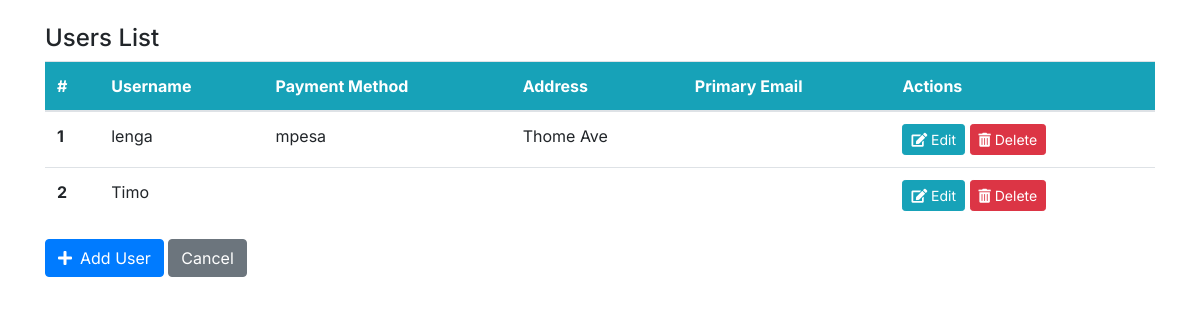
Page /users (signed in) on the earlier database version.
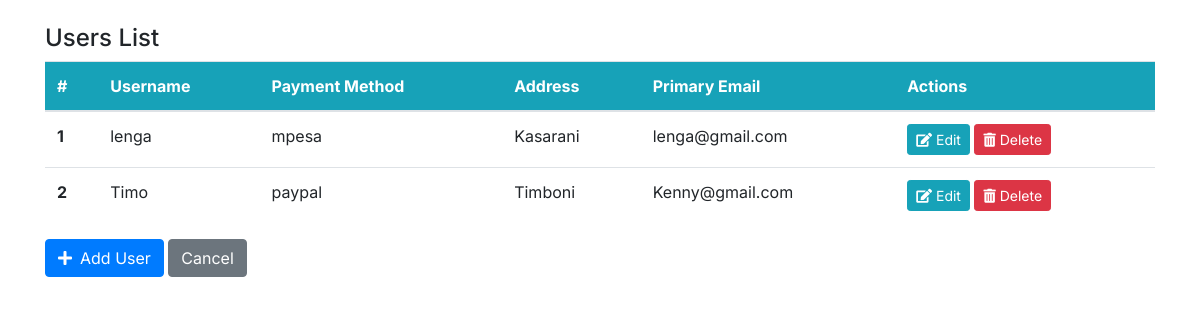
Same page on the later database version.
### main/models.py (models this page shows, shortened)
class Profile(models.Model):
    user = models.OneToOneField(User, on_delete=models.CASCADE)
    phone_number = models.IntegerField(blank=True)
    profile_img = models.ImageField(upload_to = 'profile_images/', default='blank-profile-picture.png')
    address = models.CharField(max_length=255, blank=True)
    bio = models.TextField(blank=True)
    primary_email = models.EmailField(max_length=255, blank=True)
    secondary_email = models.EmailField(max_length=255, blank=True)
    PAYMENT_METHOD_CHOICES = (
        ('mpesa', 'Mpesa'),
        ('paypal', 'PayPal'),
    )
    payment_method = models.CharField(max_length=10, choices=PAYMENT_METHOD_CHOICES, blank=True)
    GENDER_CHOICES = (
        ('male', 'Male'),
        ('female', 'Female'),
        ('other', 'Other'),
    )
    gender = models.CharField(max_length=10, choices=GENDER_CHOICES, blank=True)

### main/views.py (the view)
# urls.py: path('users', views.users, name='users'),
@login_required(login_url="/login")
def users(request):
    profiles = Profile.objects.select_related('user').all()
    context = {
        'profiles': profiles,
    }
    return render(request, 'users.html', context)

### templates/users.html (shortened to what this page needs)
{% load static %}
<!doctype html>
<html lang="en">
<head>
    <link rel="stylesheet" href="https://cdn.jsdelivr.net/npm/bootstrap@4.6.0/dist/css/bootstrap.min.css"
>
    <link rel="stylesheet" href="https://use.fontawesome.com/releases/v5.15.2/css/all.css"
>
    <link rel="stylesheet" href="{% static 'css/style.css' %}">
</head>
<body>
<div class="container my-4">
    <h4>Users List</h4>
    <table class="table bg-white">
        <thead class="bg-info">
        <tr class="text-white">
            <th scope="col">#</th>
            <th scope="col">Username</th>
            <th scope="col">Payment Method</th>
            <th scope="col">Address</th>
            <th scope="col">Primary Email</th>
            <th scope="col">Actions</th>
        </tr>
        </thead>
        <tbody>
        {% for profile in profiles %}
        <tr>
            <th scope="row">{{ forloop.counter }}</th>
            <td>{{ profile.user.username }}</td>
            <td>{{ profile.payment_method }}</td>
            <td>{{ profile.address }}</td>
            <td>{{ profile.primary_email }}</td>
            <td>
                <a class="btn btn-info btn-sm" href="{% url 'edit_user' profile.pk %}">
                    <i class="fas fa-edit"></i> Edit
                </a>
                <a class="btn btn-danger btn-sm" href="{% url 'delete_user' profile.pk %}">
                    <i class="fas fa-trash-alt"></i> Delete
                </a>
            </td>
        </tr>
        {% empty %}
        <tr>
            <td colspan="6" class="text-center">No profiles found.</td>
        </tr>
        {% endfor %}
        </tbody>
    </table>
    <a class="btn btn-primary" href="{% url 'add_user' %}"><i class="fas fa-plus mr-2"></i>Add User</a>
    <a href="{% url 'admin_template' %}" class="btn btn-secondary">Cancel</a>
</div>
</body>
</html>

Differences in the rows shown:
changed Profile "mpesa": address "Thome Ave" → "Kasarani"; primary_email (not shown) → "lenga@gmail.com"
changed Profile "Timo": payment_method (not shown) → "paypal"; address (not shown) → "Timboni"; primary_email (not shown) → "Kenny@gmail.com"
